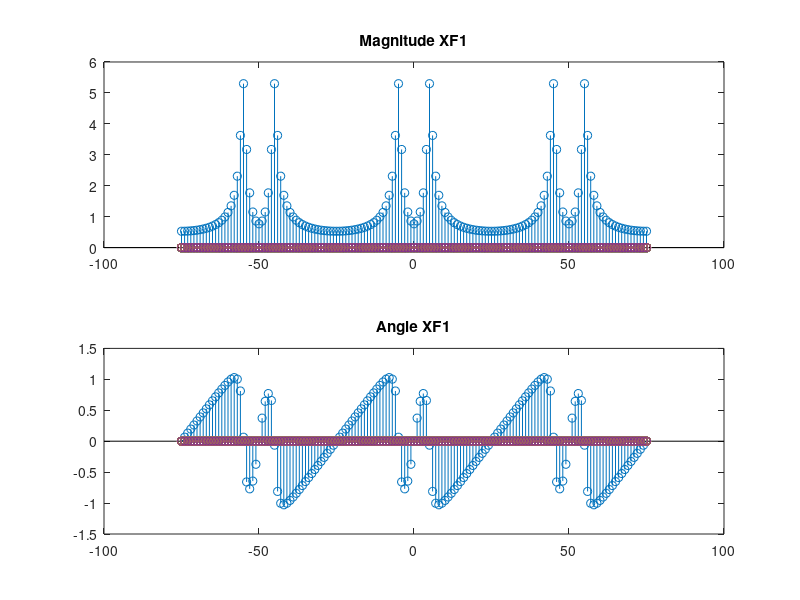
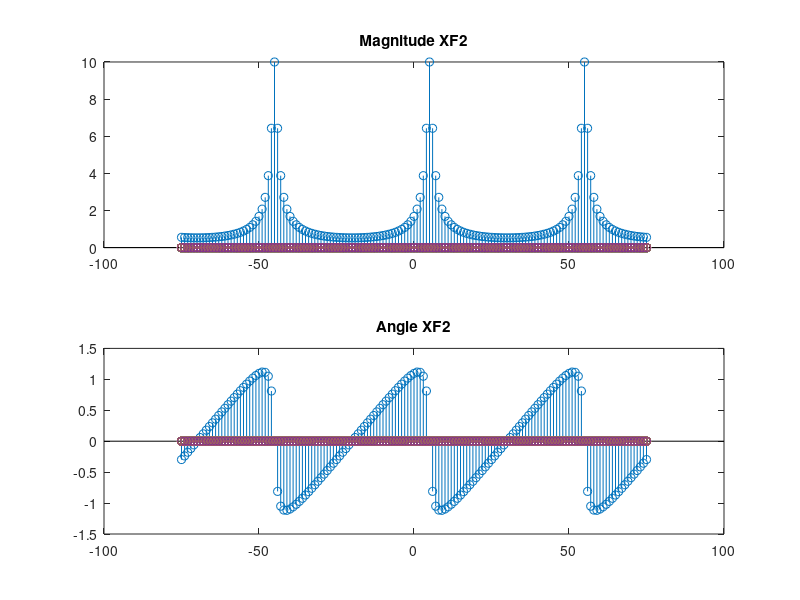
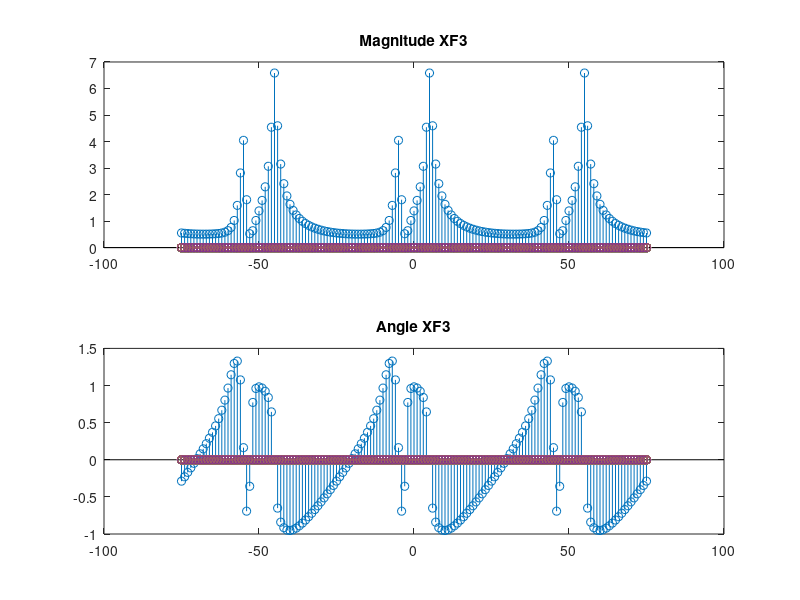
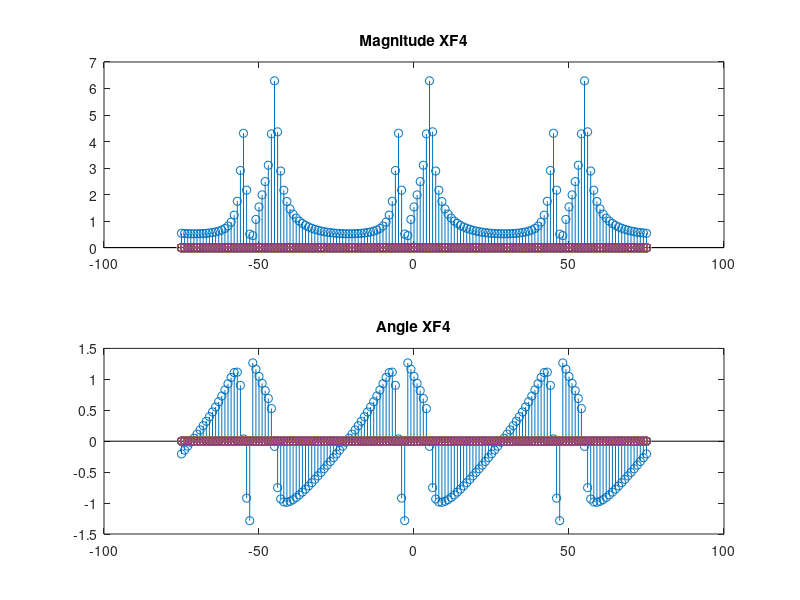

The MATLAB source for these figures, in order: (Note: this script raises an error after producing the figures.)

%% task 1
%discussion means explain why the magnitude and phase looks the way it does
%1.a
clear all

n = 0:100;
x1 = 0.9.^n .* cos(pi/5*n); % step function cuts out negative n\
XF1 = zeros(151);
N = 50;
for k = -75:75
   for ll = 0 : 100
       XF1(k+76) = XF1(k+76) + x1(ll+1) * exp(-1j*2*pi*k/N*ll);
   end
end
figure
subplot(2,1,1)
stem(-75:75,abs(XF1));
title('Magnitude XF1')
subplot(2,1,2)
stem(-75:75,angle(XF1));
title('Angle XF1')
%% 1.b
clear all

n = 0:100;
x1 = 0.9.^n .* cos(pi/5*n); % step function cuts out negative n
x2 = 1j.*(0.9 .^n) .* sin(pi/5*n);
XF2 = zeros(151);
N = 50;
for k = -75:75
   for ll = 0 : 100
       XF2(k+76) = XF2(k+76) + (x1(ll+1)+ x2(ll+1)) * exp(-1j*2*pi*k/N*ll);
   end
end
figure
subplot(2,1,1)
stem(-75:75,abs(XF2));
title('Magnitude XF2')
subplot(2,1,2)
stem(-75:75,angle(XF2));
title('Angle XF2')
%% 1.c
clear all

n = 0:100;
x1 = 0.9.^n .* cos(pi/5*n); % step function cuts out negative n
x3 = 1j.*(0.7 .^n) .* sin(pi/5*n);
XF3 = zeros(151);
N = 50;
for k = -75:75
   for ll = 0 : 100
       XF3(k+76) = XF3(k+76) + (x1(ll+1)+ x3(ll+1)) * exp(-1j*2*pi*k/N*ll);
   end
end
figure
subplot(2,1,1)
stem(-75:75,abs(XF3));
title('Magnitude XF3')
subplot(2,1,2)
stem(-75:75,angle(XF3));
title('Angle XF3')
%% 1.d
clear all

n = 0:100;
x1 = 0.9.^n .* cos(pi/5*n); % step function cuts out negative n
x4 = 1j.*(0.7 .^n) .* sin(pi/7*n);
x4 = x1 + x4;
XF4 = zeros(151);
N = 50;
for k = -75:75
   for ll = 0 : 100
       XF4(k+76) = XF4(k+76) + x4(ll+1) * exp(-1j*2*pi*k/N*ll);
   end
end
figure
subplot(2,1,1)
stem(-75:75,abs(XF4));
title('Magnitude XF4')
subplot(2,1,2)
stem(-75:75,angle(XF4));
title('Angle XF4')

%% 1.e
clear all

n = 0:100;
x1 = 0.9.^n .* cos(pi/5*n); % step function cuts out negative n
x4 = 1j.*(0.7 .^n) .* sin(pi/7*n);
x4 = x1 + x4;
x4 = [0 0 x4(1:99)];
XF5 = zeros(151);
N = 50;
for k = -75:75
   for ll = 0 : 100
       XF5(k+76) = XF5(k+76) + x4(ll+1) * exp(-1j*2*pi*k/N*ll);
   end
end
figure
subplot(2,1,1)
stem(-75:75,abs(XF5));
title('Magnitude XF5')
subplot(2,1,2)
stem(-75:75,angle(XF5));
title('Angle XF5')

%% 1.f
clear all

n = -100:0;
x1 = 0.9.^n .* cos(pi/5*n); % step function cuts out negative n
x4 = 1j.*(0.7 .^n) .* sin(pi/7*n);
x4 = x1 + x4;
XF6 = zeros(151);
N = 50;
for k = -75:75
   for ll = 0 : 100
       XF6(k+76) = XF6(k+76) + x4(ll+1) * exp(-1j*2*pi*k/N*ll);
   end
end
figure
subplot(2,1,1)
stem(-75:75,abs(XF6));
title('Magnitude XF6')
subplot(2,1,2)
stem(-75:75,angle(XF6));
title('Angle XF6')
%% 1.g
clear all

n = 0:100;
x1 = 0.9.^n .* cos(pi/5*n); % step function cuts out negative n
x4 = 1j.*(0.7 .^n) .* sin(pi/7*n);
x4 = x1 + x4;
x4 = x4 .* exp(1j*2*pi*0.1*n);
XF7 = zeros(151);
N = 50;
for k = -75:75
   for ll = 0 : 100
       XF7(k+76) = XF7(k+76) + x4(ll+1) * exp(-1j*2*pi*k/N*ll);
   end
end
figure
subplot(2,1,1)
stem(-75:75,abs(XF7));
title('Magnitude XF7')
subplot(2,1,2)
stem(-75:75,angle(XF7));
title('Angle XF7')

%% 1.h
clear all

n = 0:100;
x1 = 0.9.^n .* cos(pi/5*n); % step function cuts out negative n
x4 = 1j.*(0.7 .^n) .* sin(pi/7*n);
x4 = x1 + x4;
x8 = conv(x1,x4);
XF8 = zeros(151);
N = 50;
for k = -75:75
   for ll = 0 : 100
       XF8(k+76) = XF8(k+76) + x8(ll+1) * exp(-1j*2*pi*k/N*ll);
   end
end
figure
subplot(2,1,1)
stem(-75:75,abs(XF8(1:151)));
title('Magnitude XF8')
subplot(2,1,2)
stem(-75:75,angle(XF8(1:151)));
title('Angle XF8')
%% 1.i
clear all

n = 0:100;
x1 = 0.9.^n .* cos(pi/5*n); % step function cuts out negative n
x4 = 1j.*(0.7 .^n) .* sin(pi/7*n);
x4 = x1 + x4;
x9 = x1 .* x4;
XF9 = zeros(151);
N = 50;
for k = -75:75
   for ll = 0 : 100
       XF9(k+76) = XF9(k+76) + x4(ll+1) * exp(-1j*2*pi*k/N*ll);
   end
end
figure
subplot(2,1,1)
stem(-75:75,abs(XF9));
title('Magnitude XF9')
subplot(2,1,2)
stem(-75:75,angle(XF9));
title('Angle XF9')

publish('lab3part1ee110b.m',pdf);
scr1.m
Open with
Displaying scr1.m.